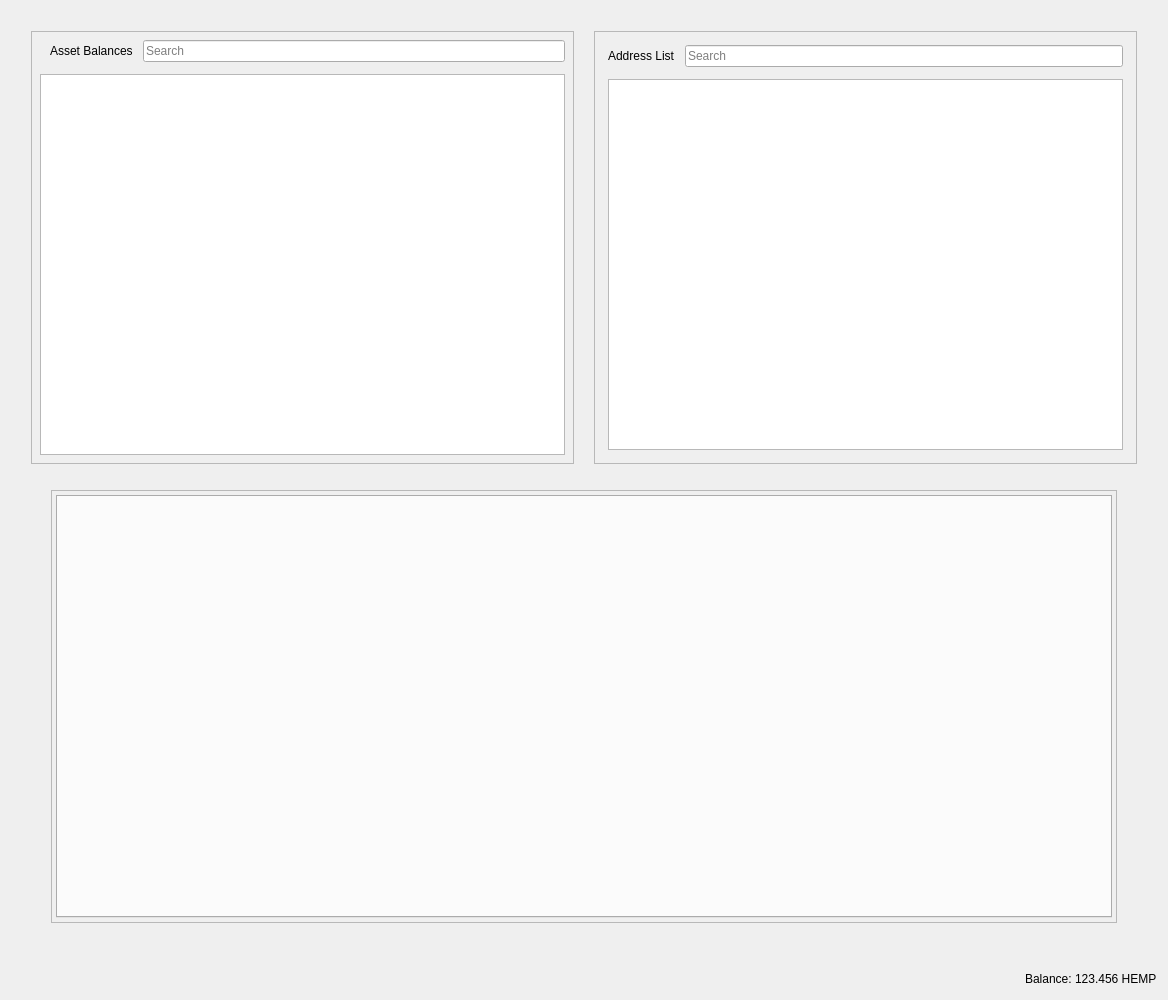
<?xml version="1.0" encoding="UTF-8"?>
<ui version="4.0">
 <class>RestrictedAssetsDialog</class>
 <widget class="QDialog" name="RestrictedAssetsDialog">
  <property name="geometry">
   <rect>
    <x>0</x>
    <y>0</y>
    <width>1168</width>
    <height>1000</height>
   </rect>
  </property>
  <property name="windowTitle">
   <string>Send Coins</string>
  </property>
  <layout class="QVBoxLayout" name="verticalLayout">
   <item>
    <layout class="QHBoxLayout" name="horizontalLayout">
     <property name="spacing">
      <number>20</number>
     </property>
     <property name="leftMargin">
      <number>20</number>
     </property>
     <property name="topMargin">
      <number>20</number>
     </property>
     <property name="rightMargin">
      <number>20</number>
     </property>
     <property name="bottomMargin">
      <number>20</number>
     </property>
     <item>
      <widget class="QFrame" name="frameAssetBalance">
       <property name="frameShape">
        <enum>QFrame::StyledPanel</enum>
       </property>
       <property name="frameShadow">
        <enum>QFrame::Raised</enum>
       </property>
       <layout class="QVBoxLayout" name="verticalLayout_7">
        <property name="spacing">
         <number>12</number>
        </property>
        <property name="leftMargin">
         <number>4</number>
        </property>
        <property name="topMargin">
         <number>4</number>
        </property>
        <property name="rightMargin">
         <number>4</number>
        </property>
        <property name="bottomMargin">
         <number>4</number>
        </property>
        <item>
         <layout class="QVBoxLayout" name="verticalLayout_4">
          <property name="spacing">
           <number>12</number>
          </property>
          <property name="leftMargin">
           <number>4</number>
          </property>
          <property name="topMargin">
           <number>4</number>
          </property>
          <property name="rightMargin">
           <number>4</number>
          </property>
          <property name="bottomMargin">
           <number>4</number>
          </property>
          <item>
           <layout class="QHBoxLayout" name="horizontalLayout_8">
            <property name="spacing">
             <number>10</number>
            </property>
            <property name="leftMargin">
             <number>10</number>
            </property>
            <item>
             <widget class="QLabel" name="labelAssetBalance">
              <property name="text">
               <string>Asset Balances</string>
              </property>
             </widget>
            </item>
            <item>
             <widget class="QLineEdit" name="lineEditAssetSearch">
              <property name="placeholderText">
               <string>Search</string>
              </property>
             </widget>
            </item>
           </layout>
          </item>
          <item>
           <widget class="QTableView" name="listAssets"/>
          </item>
         </layout>
        </item>
       </layout>
      </widget>
     </item>
     <item>
      <widget class="QFrame" name="frameAddressList">
       <property name="frameShape">
        <enum>QFrame::StyledPanel</enum>
       </property>
       <property name="frameShadow">
        <enum>QFrame::Raised</enum>
       </property>
       <layout class="QVBoxLayout" name="verticalLayout_10">
        <property name="spacing">
         <number>12</number>
        </property>
        <item>
         <layout class="QVBoxLayout" name="verticalLayout_9">
          <property name="spacing">
           <number>12</number>
          </property>
          <property name="leftMargin">
           <number>4</number>
          </property>
          <property name="topMargin">
           <number>4</number>
          </property>
          <property name="rightMargin">
           <number>4</number>
          </property>
          <property name="bottomMargin">
           <number>4</number>
          </property>
          <item>
           <layout class="QHBoxLayout" name="horizontalLayout_9">
            <property name="spacing">
             <number>10</number>
            </property>
            <property name="leftMargin">
             <number>0</number>
            </property>
            <property name="topMargin">
             <number>0</number>
            </property>
            <property name="rightMargin">
             <number>0</number>
            </property>
            <property name="bottomMargin">
             <number>0</number>
            </property>
            <item>
             <widget class="QLabel" name="labelAddressList">
              <property name="text">
               <string>Address List</string>
              </property>
             </widget>
            </item>
            <item>
             <widget class="QLineEdit" name="lineEditAddressSearch">
              <property name="placeholderText">
               <string>Search</string>
              </property>
             </widget>
            </item>
           </layout>
          </item>
          <item>
           <widget class="QTableView" name="myAddressList"/>
          </item>
         </layout>
        </item>
       </layout>
      </widget>
     </item>
    </layout>
   </item>
   <item>
    <layout class="QHBoxLayout" name="horizontalLayout_4">
     <property name="spacing">
      <number>34</number>
     </property>
     <property name="leftMargin">
      <number>40</number>
     </property>
     <property name="topMargin">
      <number>0</number>
     </property>
     <property name="rightMargin">
      <number>40</number>
     </property>
     <property name="bottomMargin">
      <number>40</number>
     </property>
     <item>
      <widget class="QFrame" name="tabFrame">
       <property name="frameShape">
        <enum>QFrame::StyledPanel</enum>
       </property>
       <property name="frameShadow">
        <enum>QFrame::Raised</enum>
       </property>
       <layout class="QVBoxLayout" name="verticalLayout_8">
        <property name="spacing">
         <number>12</number>
        </property>
        <property name="leftMargin">
         <number>4</number>
        </property>
        <property name="topMargin">
         <number>4</number>
        </property>
        <property name="rightMargin">
         <number>4</number>
        </property>
        <property name="bottomMargin">
         <number>4</number>
        </property>
        <item>
         <widget class="QTabWidget" name="tabWidget">
          <property name="tabPosition">
           <enum>QTabWidget::North</enum>
          </property>
          <property name="tabShape">
           <enum>QTabWidget::Rounded</enum>
          </property>
          <property name="currentIndex">
           <number>-1</number>
          </property>
          <property name="elideMode">
           <enum>Qt::ElideNone</enum>
          </property>
         </widget>
        </item>
       </layout>
      </widget>
     </item>
    </layout>
   </item>
   <item>
    <layout class="QHBoxLayout" name="horizontalLayout_2">
     <property name="spacing">
      <number>3</number>
     </property>
     <item>
      <spacer name="horizontalSpacer">
       <property name="orientation">
        <enum>Qt::Horizontal</enum>
       </property>
       <property name="sizeHint" stdset="0">
        <size>
         <width>40</width>
         <height>20</height>
        </size>
       </property>
      </spacer>
     </item>
     <item alignment="Qt::AlignRight">
      <widget class="QLabel" name="label">
       <property name="sizePolicy">
        <sizepolicy hsizetype="Preferred" vsizetype="Fixed">
         <horstretch>0</horstretch>
         <verstretch>0</verstretch>
        </sizepolicy>
       </property>
       <property name="text">
        <string>Balance:</string>
       </property>
      </widget>
     </item>
     <item alignment="Qt::AlignRight">
      <widget class="QLabel" name="labelBalance">
       <property name="sizePolicy">
        <sizepolicy hsizetype="Preferred" vsizetype="Fixed">
         <horstretch>0</horstretch>
         <verstretch>0</verstretch>
        </sizepolicy>
       </property>
       <property name="cursor">
        <cursorShape>IBeamCursor</cursorShape>
       </property>
       <property name="text">
        <string notr="true">123.456 HEMP</string>
       </property>
       <property name="textInteractionFlags">
        <set>Qt::LinksAccessibleByMouse|Qt::TextSelectableByKeyboard|Qt::TextSelectableByMouse</set>
       </property>
      </widget>
     </item>
    </layout>
   </item>
  </layout>
 </widget>
 <resources>
  <include location="../raven.qrc"/>
 </resources>
 <connections/>
</ui>
